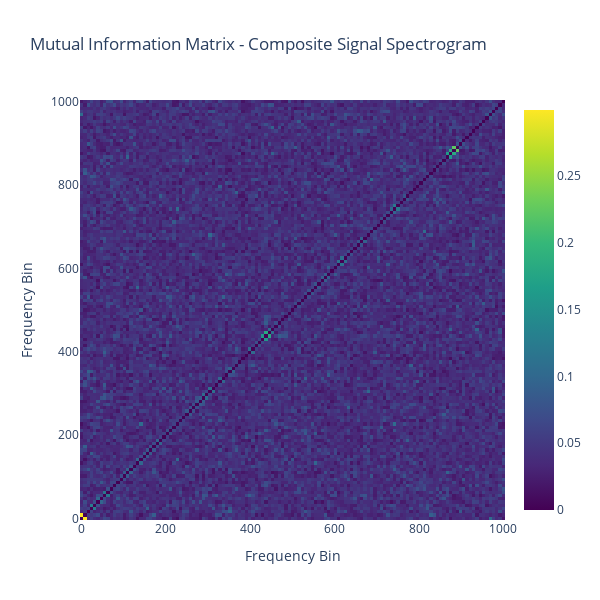

The code cell stored with this chart in its notebook:
### Code cell
np.fill_diagonal(mi, 0)
fig = go.Figure(data=go.Heatmap(z=mi, x=F, y=F, colorscale='Viridis'))
fig.update_layout(title='Mutual Information Matrix - Composite Signal Spectrogram', xaxis_title='Frequency Bin', yaxis_title='Frequency Bin', height=600, width=600)
fig.show()

### Figure 1 — Plotly figure (JSON) as saved in the notebook; plotly's stock layout.template omitted (floating-point values rounded to 4 significant figures; data arrays with more than 128 entries replaced by an {"elided": "..."} marker saying what was removed)
{"data": [{"colorscale": [[0, "#440154"], [0.1111, "#482878"], [0.2222, "#3e4989"], [0.3333, "#31688e"], [0.4444, "#26828e"], [0.5556, "#1f9e89"], [0.6667, "#35b779"], [0.7778, "#6ece58"], [0.8889, "#b5de2b"], [1, "#fde725"]], "type": "heatmap", "x": {"elided": "129 float values"}, "y": {"elided": "129 float values"}, "z": {"elided": "129x129 float values"}}], "layout": {"height": 600, "title": {"text": "Mutual Information Matrix - Composite Signal Spectrogram"}, "width": 600, "xaxis": {"title": {"text": "Frequency Bin"}}, "yaxis": {"title": {"text": "Frequency Bin"}}}}
